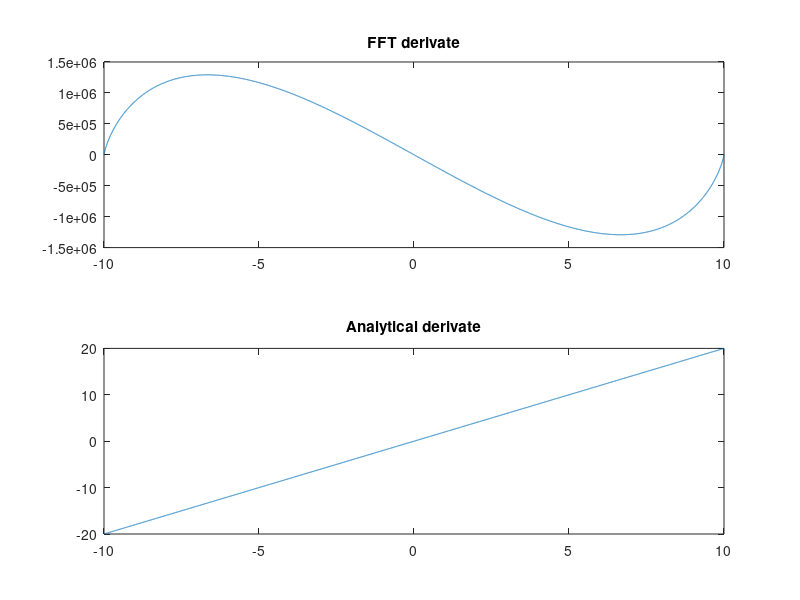

Recreate this plot in MATLAB.
Fs = 10000;
t = linspace(-10,10,Fs);
x = t.^2;
x_prim=2*t;
xdft = fftshift(fft(x));
df = Fs/length(x);
freq = -Fs/2:df:Fs/2-df;
fd=ifft(fft(x)*2*i.*freq*pi);
subplot(211)
plot(t,real(fd))
title('FFT derivate')
subplot(212)
plot(t,x_prim)
title('Analytical derivate')